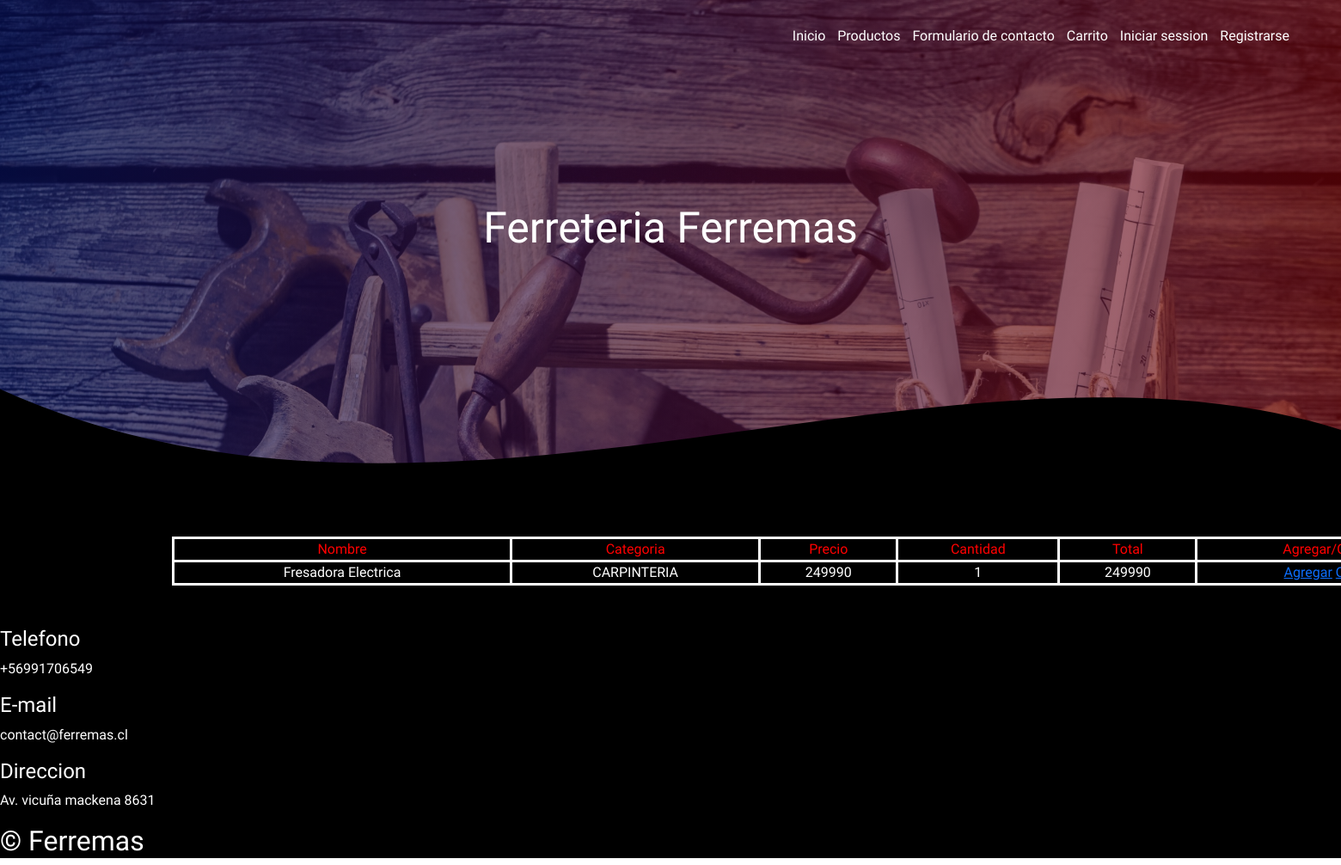
The page /agregar_trab/25/ on the database its author committed.
### webSBLS/models.py (models this page shows, shortened)
class Trabajo(models.Model):
    idTrabajo=models.AutoField(primary_key=True)
    nombreTrabajo=models.CharField(max_length=80)
    Usuarioreg=models.CharField(max_length=50)
    marcav=models.CharField(max_length=50,default="marca")
    modelov=models.CharField(max_length=50, default="modelo")
    annov=models.IntegerField(default=2010)
    preciv=models.IntegerField(default=100000)
    descripcion=models.TextField()
    foto=models.ImageField(upload_to='fotos',null=True,default='fotos/auto_default.jpg')
    categoria=models.ForeignKey(Categoria,on_delete=models.CASCADE)
    publicado=models.BooleanField(default=False)
    comentario=models.TextField(null=True)
    usuario=models.ForeignKey(User,on_delete=models.CASCADE,null=True)

class Categoria(models.Model):
    nombre=models.CharField(primary_key=True,max_length=45)
    foto = models.ImageField(upload_to='fotos',null=True)

### webSBLS/views.py (the view)
# urls.py: path('agregar_trab/<id_trabajo>/',agregar_trabajo,name='AT'),
def agregar_trabajo(request, id_trabajo):
    carrito = Carrito(request)
    trabajo = Trabajo.objects.get(idTrabajo=id_trabajo)
    carrito.agregar(trabajo)
    return render(request,"carrito.html")

### webSBLS/carrito.py (called while the page is built)
    def agregar(self, articulo):
        id = str(articulo.idTrabajo)
        if id not in self.carrito.keys():
            self.carrito[id]={
                "id":articulo.idTrabajo,
                "nombre":articulo.nombreTrabajo,
                "categoria":articulo.categoria.nombre,
                "precio":articulo.preciv,
                "cantidad":1,
                "total":articulo.preciv
            }
            self.actualizar()
        else:
            self.carrito[id]["cantidad"]+=1
            self.carrito[id]["total"]+=articulo.preciv
            self.actualizar()

    def actualizar(self):
        self.session["carrito"] = self.carrito
        self.session.modified = True

### webSBLS/templates/carrito.html (shortened to what this page needs)
{% extends "base.html" %}
{% block contenido %}
<section style="margin-left: 200px;">
    <table style="color: white; border: solid 3px white ;text-align: center; width: 1500px;">
        <tr style="border: solid 3px white;">
            <td style="border: solid 3px white;color: red;">Nombre</td>
            <td style="border: solid 3px white;color: red;">Categoria</td>
            <td style="border: solid 3px white;color: red;">Precio</td>
            <td style="border: solid 3px white;color: red;">Cantidad</td>
            <td style="border: solid 3px white;color: red;">Total</td>
            <td style="border: solid 3px white;color: red;">Agregar/Quitar</td>
        </tr>
        {% if request.session.carrito.items %}
        {% for key, value in request.session.carrito.items %}
        <tr style="border: solid 3px white; text-align: center;">
            <td style="border: solid 3px white;">{{value.nombre}}</td>
            <td style="border: solid 3px white;">{{value.categoria}}</td>
            <td style="border: solid 3px white;">{{value.precio}}</td>
            <td style="border: solid 3px white;">{{value.cantidad}}</td>
            <td style="border: solid 3px white;">{{value.total}}</td>
            <td>
                <a href="{% url 'AT' value.id %}">Agregar</a>
                <a href="{% url 'RESTAR' value.id %}">Quitar</a>
            </td>
        </tr>
        <br>
        {% endfor %}
        {% endif %}
    </table>
</section>
<br>
<br>
{% endblock contenido %}

### webSBLS/static/css/estilos.css (style rules this page uses)
* { margin: 0; padding: 0; box-sizing: border-box; font-family: 'Acme'; }
body { font-family: 'Acme'; }

### rows shown on the page
Trabajo: nombre "Fresadora Electrica", categoria "CARPINTERIA", precio "249990", cantidad "1", total "249990"
